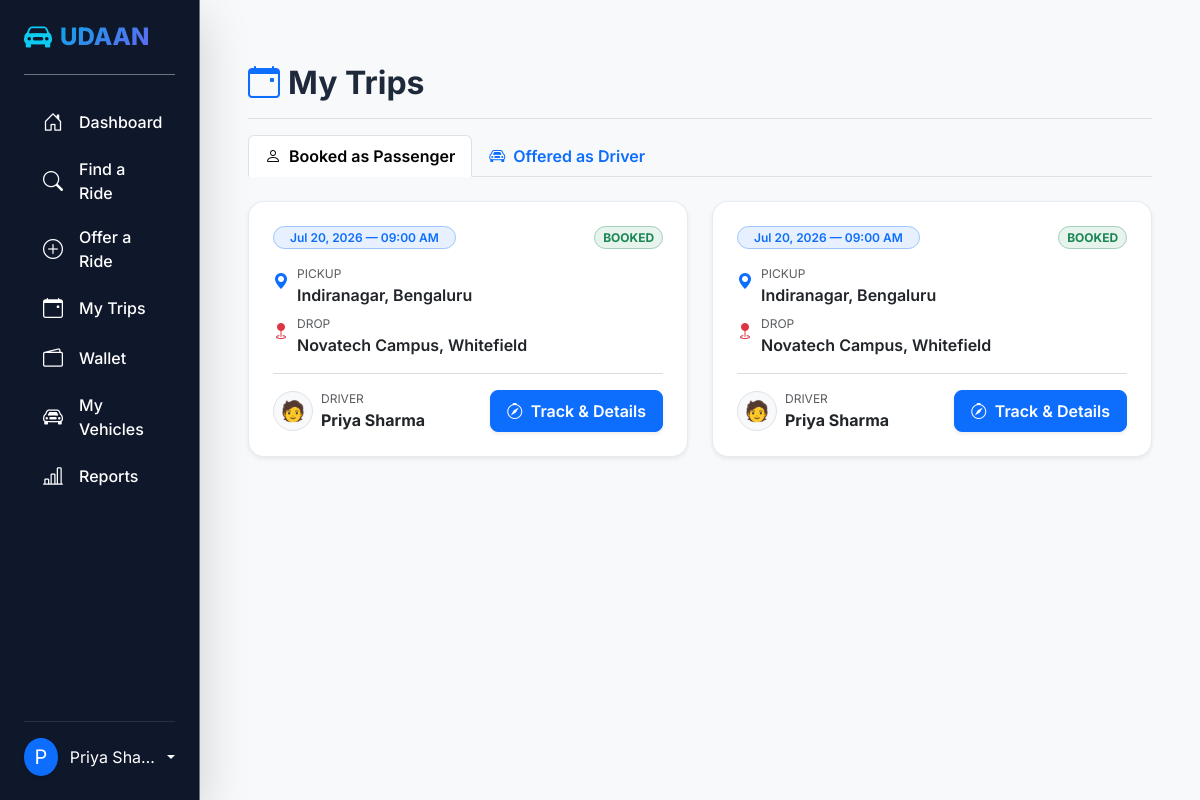
Page /public/my-trips (signed in) on the committed database.
### tables this page shows
CREATE TABLE bookings (
    id                  INT UNSIGNED AUTO_INCREMENT PRIMARY KEY,
    ride_id             INT UNSIGNED NOT NULL,
    passenger_id        INT UNSIGNED NOT NULL,
    seats_booked        TINYINT UNSIGNED NOT NULL,
    fare_amount         DECIMAL(8,2) NOT NULL,
    status              ENUM('booked','trip_started','trip_in_progress','trip_completed',
                              'payment_pending','payment_completed','cancelled')
                        NOT NULL DEFAULT 'booked',
    booked_at           TIMESTAMP NOT NULL DEFAULT CURRENT_TIMESTAMP,
    trip_started_at     TIMESTAMP NULL,
    trip_completed_at   TIMESTAMP NULL,
    CONSTRAINT fk_bookings_ride      FOREIGN KEY (ride_id)      REFERENCES rides(id) ON DELETE CASCADE,
    CONSTRAINT fk_bookings_passenger FOREIGN KEY (passenger_id) REFERENCES users(id) ON DELETE CASCADE
);

CREATE TABLE rides (
    id                INT UNSIGNED AUTO_INCREMENT PRIMARY KEY,
    driver_id         INT UNSIGNED NOT NULL,
    vehicle_id        INT UNSIGNED NOT NULL,
    pickup_address    VARCHAR(255) NOT NULL,
    pickup_lat        DECIMAL(10,7) NOT NULL,
    pickup_lng        DECIMAL(10,7) NOT NULL,
    drop_address      VARCHAR(255) NOT NULL,
    drop_lat          DECIMAL(10,7) NOT NULL,
    drop_lng          DECIMAL(10,7) NOT NULL,
    route_polyline    TEXT NULL,
    travel_date       DATE NOT NULL,
    travel_time       TIME NOT NULL,
    available_seats   TINYINT UNSIGNED NOT NULL,
    total_seats       TINYINT UNSIGNED NOT NULL,
    fare_per_seat     DECIMAL(8,2) NOT NULL,
    is_recurring      BOOLEAN NOT NULL DEFAULT FALSE,
    status            ENUM('published','full','cancelled','expired') NOT NULL DEFAULT 'published',
    created_at        TIMESTAMP NOT NULL DEFAULT CURRENT_TIMESTAMP,
    CONSTRAINT fk_rides_driver  FOREIGN KEY (driver_id)  REFERENCES users(id)    ON DELETE CASCADE,
    CONSTRAINT fk_rides_vehicle FOREIGN KEY (vehicle_id) REFERENCES vehicles(id) ON DELETE CASCADE,
    INDEX idx_rides_search (travel_date, status)
);

CREATE TABLE users (
    id              INT UNSIGNED AUTO_INCREMENT PRIMARY KEY,
    org_id          INT UNSIGNED NOT NULL,
    name            VARCHAR(100) NOT NULL,
    email           VARCHAR(150) NOT NULL UNIQUE,
    phone           VARCHAR(15) NOT NULL,
    password_hash   VARCHAR(255) NOT NULL,
    role            ENUM('employee','admin') NOT NULL DEFAULT 'employee',
    profile_photo   VARCHAR(255) NULL,
    status          ENUM('active','inactive') NOT NULL DEFAULT 'active',
    created_at      TIMESTAMP NOT NULL DEFAULT CURRENT_TIMESTAMP,
    CONSTRAINT fk_users_org FOREIGN KEY (org_id) REFERENCES organizations(id)
        ON DELETE CASCADE
);

### app/Core/Controller.php (called while the page is built, shortened)
<?php
class Controller
{
    protected function view(string $path, array $data = []): void
    {
        extract($data);
        $baseUrl = $this->baseUrl();
        $viewFile = dirname(__DIR__) . "/Views/{$path}.php";
        require $viewFile;
    }
    protected function userId(): ?int
    {
        return isset($_SESSION['user_id']) ? (int)$_SESSION['user_id'] : null;
    }
    protected function baseUrl(): string
    {
        $scriptName = $_SERVER['SCRIPT_NAME'] ?? '';
        return dirname($scriptName);
    }
}

### app/Controllers/TripController.php (called while the page is built, shortened)
<?php
class TripController extends Controller
{
    public function myTrips(): void
    {
        $bookingModel = new Booking();
        $rideModel    = new Ride();
        $activeTrips     = $bookingModel->getActiveTrips($this->userId());
        $offeredRides    = $rideModel->getByDriverId($this->userId());
        $this->view('trips/my-trips', [
            'activeTrips'  => $activeTrips,
            'offeredRides' => $offeredRides,
            'flash'        => $this->getFlash(),
        ]);
    }
}

### public/index.php (called while the page is built, shortened)
<?php
$router = require_once __DIR__ . '/../routes/web.php';
$router->dispatch($_SERVER['REQUEST_METHOD'], $_SERVER['REQUEST_URI']);

### app/Core/Database.php (called while the page is built, shortened)
<?php
class Database
{
    private static ?\PDO $instance = null;
    public static function getConnection(): \PDO
    {
        if (self::$instance === null) {
            $host = $_ENV['DB_HOST'] ?? 'localhost';
            $db   = $_ENV['DB_NAME'] ?? 'carpooling_platform';
            $user = $_ENV['DB_USER'] ?? 'root';
            $pass = $_ENV['DB_PASS'] ?? '';
            $dsn = "mysql:host={$host};dbname={$db};charset=utf8mb4";
            self::$instance = new \PDO($dsn, $user, $pass, [
                \PDO::ATTR_ERRMODE            => \PDO::ERRMODE_EXCEPTION,
                \PDO::ATTR_DEFAULT_FETCH_MODE => \PDO::FETCH_ASSOC,
                \PDO::ATTR_EMULATE_PREPARES   => false,
            ]);
        }
        return self::$instance;
    }
}

### app/Core/Model.php (called while the page is built, shortened)
<?php
class Model
{
    public function __construct()
    {
        $this->db = Database::getConnection();
    }
}

### app/Models/Booking.php (called while the page is built, shortened)
<?php
class Booking extends Model
{
    public function getActiveTrips(int $userId): array
    {
        $stmt = $this->db->prepare("
            SELECT b.*, r.pickup_address, r.drop_address, r.travel_date, r.travel_time,
                   r.driver_id, r.fare_per_seat,
                   u.name AS driver_name, v.model AS vehicle_model,
                   CASE WHEN r.driver_id = ? THEN 'driver' ELSE 'passenger' END AS user_role
            FROM bookings b
            JOIN rides r ON r.id = b.ride_id
            JOIN users u ON u.id = r.driver_id
            JOIN vehicles v ON v.id = r.vehicle_id
            WHERE (b.passenger_id = ? OR r.driver_id = ?)
              AND b.status IN ('booked','trip_started','trip_in_progress')
            ORDER BY r.travel_date ASC, r.travel_time ASC
        ");
        $stmt->execute([$userId, $userId, $userId]);
        return $stmt->fetchAll();
    }
}

### app/Views/trips/my-trips.php (the view, shortened to what this page needs)
<?php
require_once dirname(__DIR__) . '/layouts/header.php';
require_once dirname(__DIR__) . '/layouts/sidebar.php';
?>
<div class="d-flex justify-content-between flex-wrap flex-md-nowrap align-items-center pt-3 pb-2 mb-3 border-bottom">
    <h1 class="h2 fw-bold"><i class="bi bi-calendar-event me-2 text-primary"></i>My Trips</h1>
</div>
<ul class="nav nav-tabs border-bottom mb-4" id="tripsTab" role="tablist">
    <li class="nav-item" role="presentation">
        <button class="nav-link active fw-semibold" id="passenger-tab" data-bs-toggle="tab" data-bs-target="#passenger" type="button" role="tab" aria-controls="passenger" aria-selected="true">
            <i class="bi bi-person me-2"></i>Booked as Passenger
        </button>
    </li>
    <li class="nav-item" role="presentation">
        <button class="nav-link fw-semibold" id="driver-tab" data-bs-toggle="tab" data-bs-target="#driver" type="button" role="tab" aria-controls="driver" aria-selected="false">
            <i class="bi bi-car-front me-2"></i>Offered as Driver
        </button>
    </li>
</ul>
<div class="tab-content" id="tripsTabContent">
    <div class="tab-pane fade show active" id="passenger" role="tabpanel" aria-labelledby="passenger-tab">
        <?php if (empty($activeTrips)): ?>
            <div class="card border-0 shadow-sm rounded-4 p-5 text-center">
                <i class="bi bi-calendar-x fs-1 text-muted mb-3"></i>
                <h5 class="fw-bold">No Active Bookings</h5>
                <p class="text-muted">You have not booked any rides yet.</p>
                <a href="<?= $baseUrl ?>/find-ride" class="btn btn-primary fw-bold px-4 py-2.5 rounded-3 shadow-sm mt-3">
                    <i class="bi bi-search me-2"></i>Find a Ride
                </a>
            </div>
        <?php else: ?>
            <div class="row row-cols-1 row-cols-lg-2 g-4">
                <?php foreach ($activeTrips as $t): ?>
                    <div class="col">
                        <div class="card border-0 shadow-sm rounded-4 h-100 overflow-hidden ride-card">
                            <div class="card-body p-4">
                                <div class="d-flex justify-content-between align-items-center mb-3">
                                    <span class="badge bg-primary bg-opacity-10 text-primary border border-primary-subtle rounded-pill px-3 py-1.5 fw-semibold">
                                        <?= date('M d, Y', strtotime($t['travel_date'])) ?> — <?= date('h:i A', strtotime($t['travel_time'])) ?>
                                    </span>
                                    <span class="badge rounded-pill text-uppercase px-2.5 py-1.5 fw-bold bg-success bg-opacity-10 text-success border border-success-subtle">
                                        <?= str_replace('_', ' ', $t['status']) ?>
                                    </span>
                                </div>
                                <div class="d-flex flex-column gap-2 mb-3">
                                    <div class="d-flex align-items-start gap-2">
                                        <i class="bi bi-geo-alt-fill text-primary mt-1"></i>
                                        <div>
                                            <small class="text-muted d-block" style="font-size: 0.75rem;">PICKUP</small>
                                            <span class="fw-semibold text-dark"><?= htmlspecialchars($t['pickup_address']) ?></span>
                                        </div>
                                    </div>
                                    <div class="d-flex align-items-start gap-2">
                                        <i class="bi bi-geo-fill text-danger mt-1"></i>
                                        <div>
                                            <small class="text-muted d-block" style="font-size: 0.75rem;">DROP</small>
                                            <span class="fw-semibold text-dark"><?= htmlspecialchars($t['drop_address']) ?></span>
                                        </div>
                                    </div>
                                </div>
                                <hr class="border-secondary opacity-10">
                                <div class="d-flex justify-content-between align-items-center">
                                    <div class="d-flex align-items-center">
                                        <div class="bg-light border rounded-circle d-flex align-items-center justify-content-center text-dark fs-5 me-2" style="width: 40px; height: 40px;">🧑</div>
                                        <div>
                                            <small class="text-muted d-block" style="font-size: 0.75rem;">DRIVER</small>
                                            <span class="fw-bold text-dark"><?= htmlspecialchars($t['driver_name']) ?></span>
                                        </div>
                                    </div>
                                    <a href="<?= $baseUrl ?>/trip/<?= $t['id'] ?>" class="btn btn-primary fw-semibold rounded-3 py-2 px-3 shadow-sm">
                                        <i class="bi bi-compass me-2"></i>Track & Details
                                    </a>
                                </div>
                            </div>
                        </div>
                    </div>
                <?php endforeach; ?>
            </div>
        <?php endif; ?>
    </div>
</div>
<?php
require_once dirname(__DIR__) . '/layouts/footer.php';
?>

### app/Core/Router.php (shortened to what this page needs)
<?php
class Router
{
    private array $routes = [];
    public function add(string $method, string $path, array $handler, array $middleware = []): void
    {
        $this->routes[] = compact('method', 'path', 'handler', 'middleware');
    }
    public function dispatch(string $method, string $uri): void
    {
        $uri = strtok($uri, '?');
        $uri = rtrim($uri, '/') ?: '/';
        $basePath = $this->getBasePath();
        if ($basePath && str_starts_with($uri, $basePath)) {
            $uri = substr($uri, strlen($basePath)) ?: '/';
        }
        foreach ($this->routes as $route) {
            if ($route['method'] !== $method) {
                continue;
            }
            $params = [];
            if ($this->matches($route['path'], $uri, $params)) {
                [$class, $action] = $route['handler'];
                $controller = new $class();
                $controller->$action(...array_values($params));
                return;
            }
        }
    }
    private function matches(string $pattern, string $uri, array &$params): bool
    {
        $regex = preg_replace('#:(\w+)#', '(?P<$1>[^/]+)', $pattern);
        if (preg_match("#^{$regex}$#", $uri, $matches)) {
            return true;
        }
        return false;
    }
    private function getBasePath(): string
    {
        $scriptName = $_SERVER['SCRIPT_NAME'] ?? '';
        return dirname($scriptName);
    }
}

### rows in the picture
bookings: ride.travel_date "Jul 20, 2026", ride.travel_time "09:00 AM", status "BOOKED", ride.pickup_address "Indiranagar, Bengaluru", ride.drop_address "Novatech Campus, Whitefield", passenger.name "Priya Sharma"
bookings: ride.travel_date "Jul 20, 2026", ride.travel_time "09:00 AM", status "BOOKED", ride.pickup_address "Indiranagar, Bengaluru", ride.drop_address "Novatech Campus, Whitefield", users.name "Priya Sharma"

### other values in the picture
substr($_SESSION['user_name'] ?? 'U', 0, 1) "P"
$_SESSION['user_name'] "Priya Sha…"
